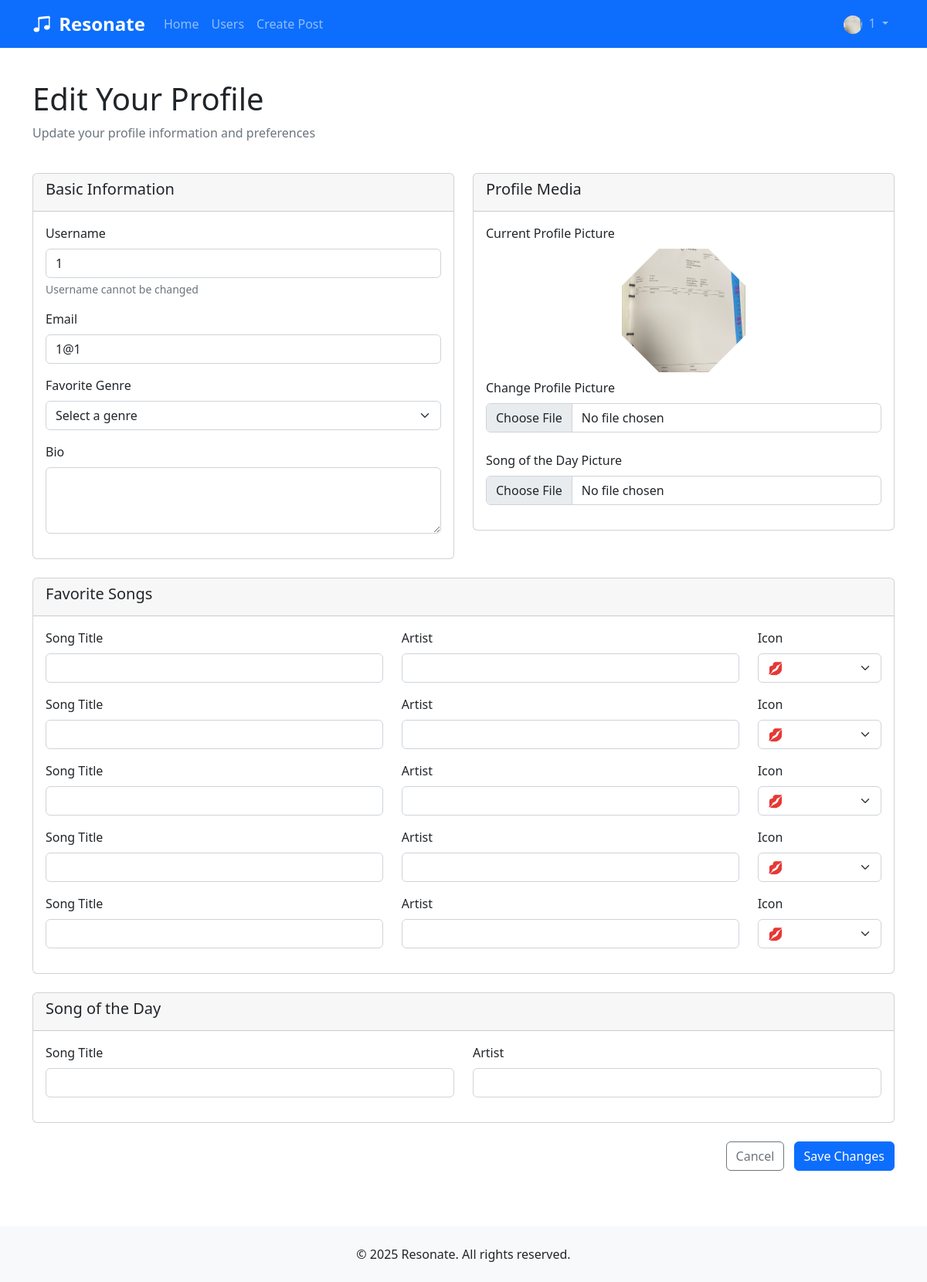
The page /edit_profile (signed in) on the database as committed earlier.
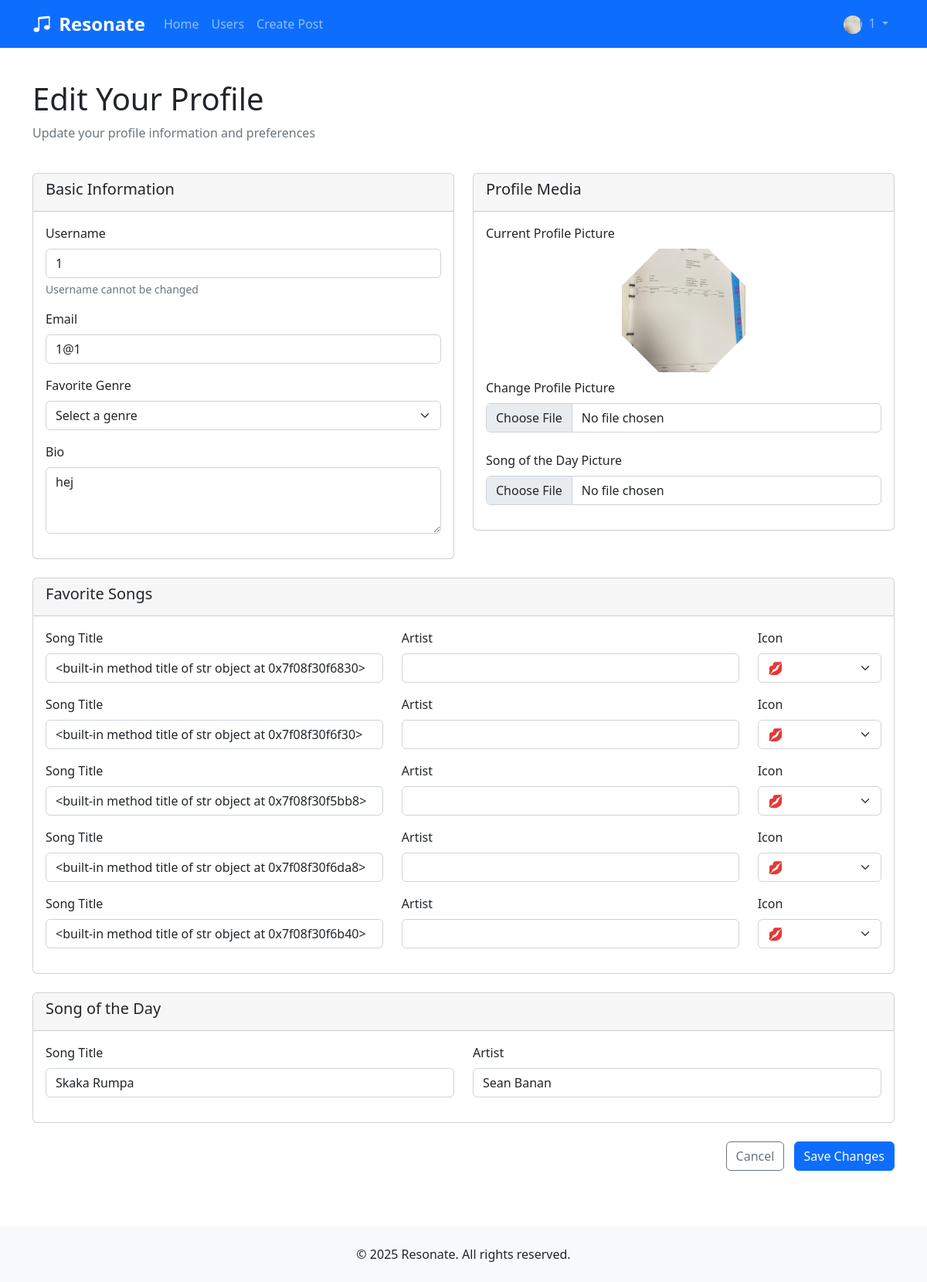
The same page on the database as committed later.
### app.py (models this page shows, shortened)
class User(UserMixin, db.Model):
    __tablename__ = 'users'
    userId = db.Column(db.String(36), primary_key=True, default=lambda: str(uuid.uuid4()))
    username = db.Column(db.String(80), nullable=False)
    email = db.Column(db.String(120), unique=True, nullable=False)
    password = db.Column(db.String(128))
    profilePicture = db.Column(db.String, nullable=True, default='default.jpg')
    favoriteGenres = db.Column(db.String, nullable=True)
    createdAt = db.Column(db.DateTime, default=datetime.utcnow)
    bio = db.Column(db.Text, nullable=True)
    sotd_title = db.Column(db.String(200), nullable=True)
    sotd_artist = db.Column(db.String(200), nullable=True)
    song_picture = db.Column(db.String(200), nullable=True)
    favorite_songs = db.Column(db.String, nullable=True)
    _followers = db.relationship(
        'User',
        secondary='followers',
        primaryjoin='User.userId==followers.c.followerId',
        secondaryjoin='User.userId==followers.c.followingId',
        backref='following'
    )

### app.py (the view, shortened to what this page needs)
@app.route('/edit_profile', methods=['GET', 'POST'])
@login_required
def edit_profile():
    return render_template('edit_profile.html')

### app.py (called while the page is built)
@login_manager.user_loader
def load_user(user_id):
    return User.query.get(user_id)

### templates/edit_profile.html (shortened to what the changed rows need)
{% extends "base.html" %}
{% block content %}
<div class="container">
    <div class="row">
        <div class="col-md-12 mb-4">
            <h1>Edit Your Profile</h1>
        </div>
    </div>
    <form method="POST" enctype="multipart/form-data">
        <div class="row">
            <div class="col-md-6">
                <div class="card mb-4">
                    <div class="card-body">
                        <div class="mb-3">
                            <label for="username" class="form-label">Username</label>
                            <input type="text" class="form-control" id="username" name="username" value="{{ current_user.username }}" readonly>
                            <div class="form-text">Username cannot be changed</div>
                        </div>
                        <div class="mb-3">
                            <label for="email" class="form-label">Email</label>
                            <input type="email" class="form-control" id="email" name="email" value="{{ current_user.email }}" required>
                        </div>
                                {% set genres = ['Rock', 'Pop', 'Metal', 'EDM', 'Hip Hop', 'Classical', 'Jazz', 'Country', 'R&B', 'Indie'] %}
                        <div class="mb-3">
                            <label for="bio" class="form-label">Bio</label>
                            <textarea class="form-control" id="bio" name="bio" rows="3">{{ current_user.bio or '' }}</textarea>
                        </div>
                    </div>
                </div>
            </div>
            <div class="col-md-6">
                <div class="card mb-4">
                    <div class="card-body">
                        <div class="mb-4">
                            <div class="text-center mb-2">
                                <div class="octagon-container">
                                    <img src="{{ url_for('static', filename='profile_pics/' + current_user.profilePicture) }}" class="profile-pic" alt="Profile Picture">
                                </div>
                            </div>
                        </div>
                    </div>
                </div>
            </div>
        </div>
        <div class="row">
            <div class="col-md-12">
                <div class="card mb-4">
                    <div class="card-body">
                        <div class="favorite-songs-container">
                            {% for i in range(5) %}
                            <div class="row mb-3 favorite-song-item">
                                <div class="col-md-5">
                                    <label class="form-label">Song Title</label>
                                    <input type="text" class="form-control" name="song_title_{{ i }}" value="{{ current_user.favorite_songs[i].title if current_user.favorite_songs and i < current_user.favorite_songs|length else '' }}">
                                </div>
                                <div class="col-md-5">
                                    <label class="form-label">Artist</label>
                                    <input type="text" class="form-control" name="song_artist_{{ i }}" value="{{ current_user.favorite_songs[i].artist if current_user.favorite_songs and i < current_user.favorite_songs|length else '' }}">
                                </div>
                                <div class="col-md-2">
                                    <label class="form-label">Icon</label>
                                    <select class="form-select" name="song_icon_{{ i }}">
                                        {% set icons = ["💋", "📱", "👟", "⭐", "🎵", "🎸", "🎹", "🎷", "🎤", "🥁"] %}
                                        {% for icon in icons %}
                                        <option value="{{ icon }}" {% if current_user.favorite_songs and i < current_user.favorite_songs|length and current_user.favorite_songs[i].icon == icon %}selected{% endif %}>{{ icon }}</option>
                                        {% endfor %}
                                    </select>
                                </div>
                            </div>
                            {% endfor %}
                        </div>
                    </div>
                </div>
            </div>
        </div>
        <div class="row">
            <div class="col-md-12">
                <div class="card mb-4">
                    <div class="card-body">
                        <div class="row">
                            <div class="col-md-6">
                                <div class="mb-3">
                                    <label for="sotd_title" class="form-label">Song Title</label>
                                    <input type="text" class="form-control" id="sotd_title" name="sotd_title" value="{{ current_user.sotd_title or '' }}">
                                </div>
                            </div>
                            <div class="col-md-6">
                                <div class="mb-3">
                                    <label for="sotd_artist" class="form-label">Artist</label>
                                    <input type="text" class="form-control" id="sotd_artist" name="sotd_artist" value="{{ current_user.sotd_artist or '' }}">
                                </div>
                            </div>
                        </div>
                    </div>
                </div>
            </div>
        </div>
    </form>
</div>
{% endblock %}

### templates/base.html (shortened to what this page needs)
<!DOCTYPE html>
<html lang="en">
<head>
    <link href="https://cdn.jsdelivr.net/npm/bootstrap@5.2.3/dist/css/bootstrap.min.css" rel="stylesheet">
    <link rel="stylesheet" href="https://cdn.jsdelivr.net/npm/bootstrap-icons@1.10.3/font/bootstrap-icons.css">
</head>
<body>
    <nav class="navbar navbar-expand-lg navbar-dark bg-primary fixed-top">
        <div class="container">
            <a class="navbar-brand" href="{{ url_for('index') }}">
                <i class="bi bi-music-note-beamed me-1"></i> Resonate
            </a>
            <div class="collapse navbar-collapse" id="navbarNav">
                <ul class="navbar-nav me-auto">
                    <li class="nav-item">
                        <a class="nav-link" href="{{ url_for('index') }}">Home</a>
                    </li>
                    <li class="nav-item">
                        <a class="nav-link" href="{{ url_for('users') }}">Users</a>
                    </li>
                    {% if current_user.is_authenticated %}
                    <li class="nav-item">
                        <a class="nav-link" href="{{ url_for('create_post') }}">Create Post</a>
                    </li>
                    {% endif %}
                </ul>
                <ul class="navbar-nav ms-auto">
                    {% if current_user.is_authenticated %}
                    <li class="nav-item dropdown">
                        <a class="nav-link dropdown-toggle" href="#" role="button" data-bs-toggle="dropdown">
                            <img src="{{ url_for('static', filename='profile_pics/' + current_user.profilePicture) }}"
                                 class="rounded-circle me-1" style="width: 24px; height: 24px; object-fit: cover;">
                            {{ current_user.username }}
                        </a>
                    </li>
                    {% endif %}
                </ul>
            </div>
        </div>
    </nav>
    <main class="py-5">
        {% block content %}{% endblock %}
    </main>
    <footer class="text-center py-4">
        <div class="container">
            <p class="mb-0">&copy; 2025 Resonate. All rights reserved.</p>
        </div>
    </footer>
</body>
</html>

Rows that differ between the two databases and show on the page:
changed User: bio (not shown) → "hej"; sotd_title (not shown) → "Skaka Rumpa"; sotd_artist (not shown) → "Sean Banan"
Other text that changed with them:
new list line: "<built-in method title of str object at 0x7f08f30f6830>"
new list line: "<built-in method title of str object at 0x7f08f30f6f30>"
new list line: "<built-in method title of str object at 0x7f08f30f5bb8>"
new list line: "<built-in method title of str object at 0x7f08f30f6da8>"
new list line: "<built-in method title of str object at 0x7f08f30f6b40>"
